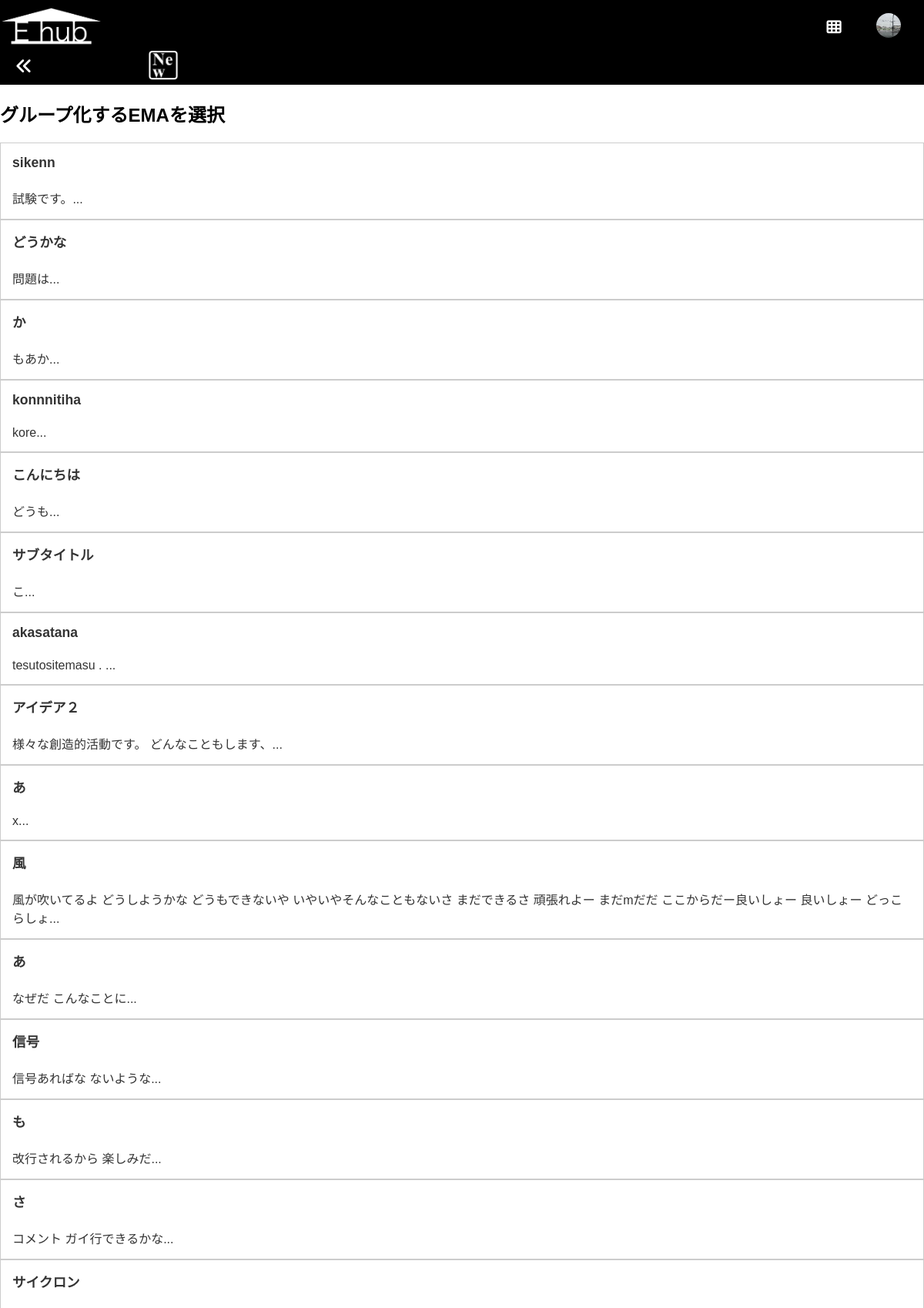
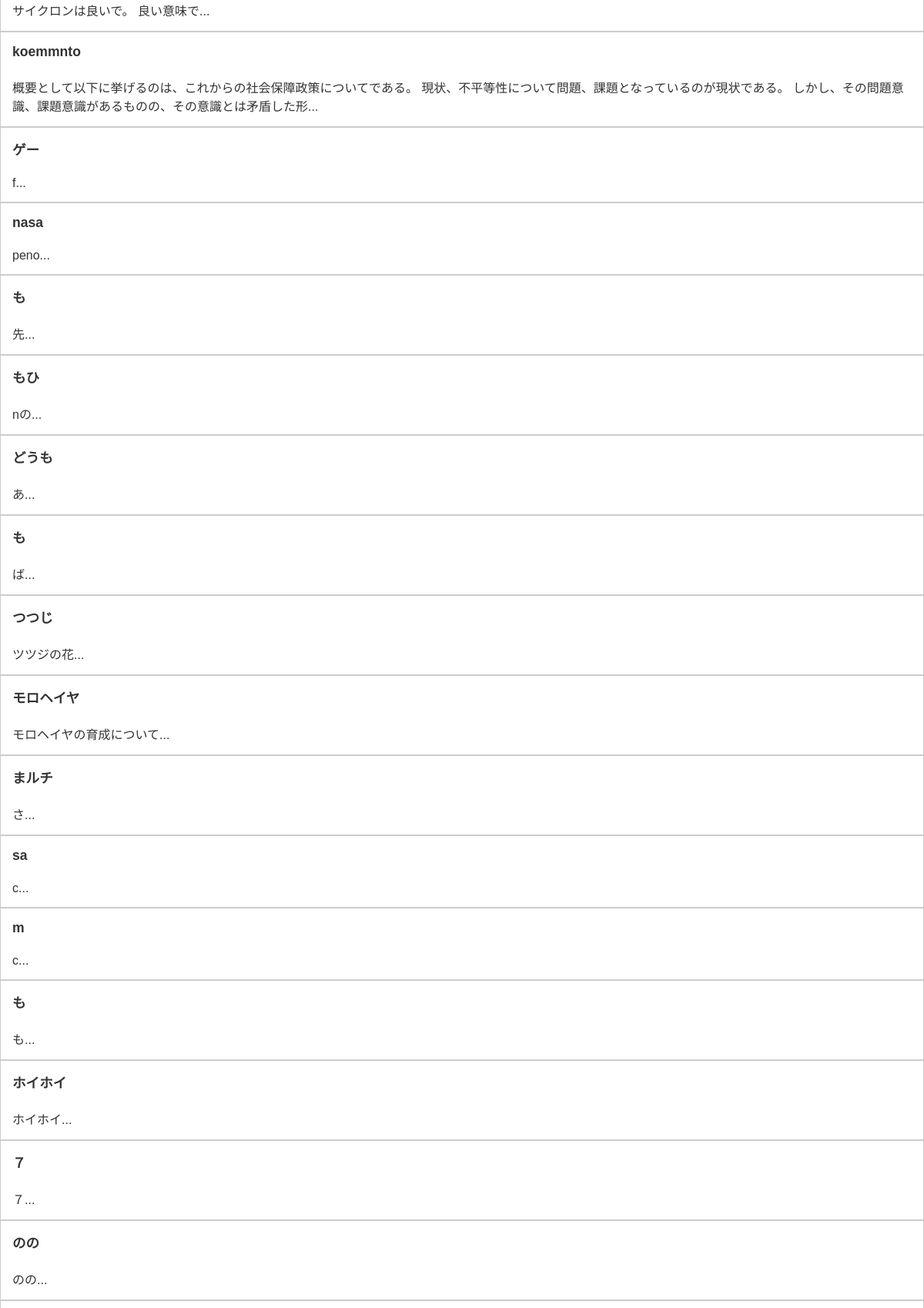
The app's page /group_plus (signed in, upper part) with its own data (2 pictures, top to bottom).
### models.py (models this page shows, shortened)
class User(UserMixin, db.Model):
    __tablename__ = 'user'  # 明示的にテーブル名を指定
    id = db.Column(db.Integer, primary_key=True)
    username = db.Column(db.String(64), nullable=False, unique=True)
    password_hash = db.Column(db.String(128), nullable=False)
    name = db.Column(db.String(100))
    birthdate = db.Column(db.Date)
    email = db.Column(db.String(120))
    topphoto = db.Column(db.String(255))  # 例: "user_1_topphoto.png"
    interests = db.relationship(
        'Category',
        secondary=user_interests,
        backref='users',
        lazy='dynamic'
    )
    ideas = db.relationship('Idea', backref='author', lazy='dynamic')
    notifications = db.relationship(
        'Notification',
        foreign_keys='Notification.user_id',
        backref='recipient',
        lazy='dynamic'
    )
    followers = db.relationship(
        'User',
        secondary=user_follows,
        primaryjoin=(user_follows.c.followed_id == id),
        secondaryjoin=(user_follows.c.follower_id == id),
        backref=db.backref('following', lazy='dynamic'),
        lazy='dynamic'
    )

class Idea(db.Model):
    id = db.Column(db.Integer, primary_key=True)
    title = db.Column(db.String(128), nullable=False)
    description = db.Column(db.Text, nullable=False)
    created_at = db.Column(db.DateTime, default=datetime.utcnow)
    author_id = db.Column(db.Integer, db.ForeignKey('user.id'), nullable=True)
    categories = db.relationship(
        'Category',
        secondary=idea_categories,
        backref='ideas',
        lazy='dynamic'
    )
    comments = db.relationship('Comment', backref='idea', lazy='dynamic')
    followers = db.relationship(
        'User',
        secondary='idea_followers',
        backref='followed_ideas'
    )
    flowers = db.relationship(
        'User',
        secondary=idea_flowers,
        backref='flowered_ideas'
    )

### app.py (the view)
@app.route('/group_plus')
@login_required
def group_plus():
    ungrouped_ideas = Idea.query.filter_by(author_id=current_user.id)\
                                .order_by(Idea.id.desc()).all()
    return render_template('group_plus.html',
                           ungrouped_ideas=ungrouped_ideas)

### app.py (called while the page is built)
@login_manager.user_loader
def load_user(user_id):
    return User.query.get(int(user_id))

### templates/group_plus.html
{% extends "base.html" %}
{% block content %}
<h2>グループ化するEMAを選択</h2>
<div class="card-container">
    {% for idea in ungrouped_ideas %}
    <a href="{{ url_for('group_select_users', idea_id=idea.id) }}" class="card">
        <strong>{{ idea.title }}</strong><br>
        {{ idea.description[:100] }}...
    </a>
    {% endfor %}
</div>
{% endblock %}

### templates/base.html (shortened to what this page needs)
<!DOCTYPE html>
<html lang="ja">
<head>
    <link rel="stylesheet"
      href="https://cdnjs.cloudflare.com/ajax/libs/font-awesome/6.2.0/css/all.min.css"
 />
    <link rel="stylesheet" href="{{ url_for('static', filename='style.css') }}">
</head>
<body class="{{ body_class|default('') }}">
    <header>
        <div class="header-left">
            <h1>
                <a href="{{ url_for('index') }}">
                    <img src="{{ url_for('static', filename='images/ehub_logo.png') }}"
                        alt="Ehub Logo"
                        class="ehub-logo">
                </a>
            </h1>
        </div>
        <div class="header-right" style="display: flex; align-items: center; justify-content: flex-end; gap: 15px;">
          <div class="app-menu-container">
              <button type="button" class="app-menu-btn">
                  <i class="fa-solid fa-th"></i>
              </button>
          </div>
          {% if current_user.is_authenticated %}
          <div class="user-settings-container">
              <a href="{{ url_for('my_user_info') }}">
                  {% if current_user.topphoto %}
                      <img src="{{ url_for('static', filename='uploads/' ~ current_user.topphoto) }}"
                          alt="Profile"
                          class="topphoto-icon">
                  {% else %}
                      <i class="fa-solid fa-user"></i>
                  {% endif %}
              </a>
          </div>
          {% endif %}
      </div>
      <a href="javascript:history.back();" class="back-button-link">
        <i class="fa-solid fa-angles-left"></i>
      </a>
      <a href="{{ url_for('recent_page') }}" class="recent-icon-link">
        <img src="{{ url_for('static', filename='images/new_recent_icon.png') }}"
            alt="New"
            class="recent-icon-img" />
      </a>
    </header>
    <main>
        {% block content %}{% endblock %}
    </main>
</body>
</html>

### static/style.css (style rules this page uses)
body { font-family: Arial, sans-serif; margin: 0; padding: 0; background-color: #fff; color: #000; }
.header, nav, main { padding: 20px; }
html, body { margin: 0; padding: 0; box-sizing: border-box; }
header { background: #000; padding: 20px; display: flex; justify-content: space-between; align-items: center; position: fixed; top: 0; height: 110px; left: 0; right: 0; z-index: 9999; }
.header-left h1, .header-left h1 a { margin: 0; color: #333; text-decoration: none; font-size: 1.5em; }
.header-right a { margin-left: 15px; text-decoration: none; color: #333; font-size: 0.9em; }
main { background-color: #fff; height: calc(100vh - (110px + 0px)); overflow-y: auto; overflow-x: hidden; width: 100%; max-width: none; margin: 0; padding: 0; box-sizing: border-box; padding-top: 110px !important; padding-bottom: 0px; margin-bottom: 0 !important; }
.app-menu-container { position: relative; display: inline-block; z-index: 999999 !important; margin-right: 15px; }
.app-menu-btn { background: none; border: none; cursor: pointer; font-size: 1.2em; color: #333; text-decoration: none; padding: 0; }
.user-settings-container { position: relative; display: inline-block; margin-left: 15px; }
.card-container { width: 100%; margin: 0 auto; display: flex; flex-direction: column; gap: 0px; }
.card { display: block; width: 100%; border: 1px solid #ccc; border-radius: 0px; background-color: #fff; color: #333; text-decoration: none; text-align: left; padding: 15px; box-sizing: border-box; transition: box-shadow 0.2s ease, transform 0.2s ease; }
.card strong { font-size: 1.1em; margin-bottom: 5px; display: block; }
body { font-family: Arial, sans-serif; margin: 0; padding: 0; }

### templates/base.html (style rules this page uses)
.header-left h1 { margin: 0; }
.header-left h1 a { text-decoration: none; color: #333; }
.header-right a { margin-left: 20px; text-decoration: none; color: #333; }
.ehub-logo { max-height: 50px; height: auto; width: auto; display: block; }
body { margin: 0; padding: 0; font-family: Arial, sans-serif; }
header { background: #000; padding: 0px; display: flex; justify-content: space-between; align-items: center; position: fixed; top: 0; left: 0; right: 0; z-index: 9999; height: 110px; }
.header-right { display: flex; align-items: center; justify-content: flex-end; gap: 15px; }
.app-menu-container { position: relative; display: inline-block; margin-right: 15px; }
.app-menu-btn { background: none; border: none; cursor: pointer; font-size: 1.2em; color: #fff; width: 40px; height: 40px; display: flex; align-items: center; justify-content: center; }
.user-settings-container { position: relative; display: inline-block; margin-left: 15px; }
.topphoto-icon { width: 32px; height: 32px; position: relative; left: -30px; border-radius: 50%; object-fit: cover; }
.app-menu-btn { background: none; border: none; cursor: pointer; font-size: 1.2em; color: #fff; }
.ehub-logo, .app-menu-container, .user-settings-container { transform: translateY(-20px); }
.back-button-link { position: absolute; bottom: 10px; left: 20px; color: #fff; font-size: 1.4em; text-decoration: none; transform: none; }
.recent-icon-link { position: absolute; bottom: 5px; left: 16%; width: 40px; height: 40px; text-decoration: none; cursor: pointer; }
.recent-icon-img { width: 100%; height: auto; border-radius: 5px; display: block; }

### records on screen
User: topphoto (picture)
Idea: title "sikenn", description "試験です。"
Idea: title "どうかな", description "問題は"
Idea: title "か", description "もあか"
Idea: title "konnnitiha", description "kore"
Idea: title "こんにちは", description "どうも"
Idea: title "サブタイトル", description "こ"
Idea: title "akasatana", description "tesutositemasu ."
Idea: title "アイデア２", description "様々な創造的活動です。 どんなこともします、"
Idea: title "あ", description "x"
Idea: title "風", description "風が吹いてるよ どうしようかな どうもできないや いやいやそんなこともないさ まだできるさ 頑張れよー まだmだだ ここからだー良いしょー 良いしょー どっこらしょ"
Idea: title "あ", description "なぜだ こんなことに"
Idea: title "信号", description "信号あればな ないような"
Idea: title "も", description "改行されるから 楽しみだ"
Idea: title "さ", description "コメント ガイ行できるかな"
Idea: title "サイクロン", description "サイクロンは良いで。 良い意味で"
Idea: title "koemmnto", description "概要として以下に挙げるのは、これからの社会保障政策についてである。 現状、不平等性について問題、課題となっているのが現状である。 しかし、その問題意識、課題意識があるものの、その意識とは矛盾した形"
Idea: title "ゲー", description "f"
Idea: title "nasa", description "peno"
Idea: title "も", description "先"
Idea: title "もひ", description "nの"
Idea: title "どうも", description "あ"
Idea: title "も", description "ば"
Idea: title "つつじ", description "ツツジの花"
Idea: title "モロヘイヤ", description "モロヘイヤの育成について"
Idea: title "まルチ", description "さ"
Idea: title "sa", description "c"
Idea: title "m", description "c"
Idea: title "も", description "も"
Idea: title "ホイホイ", description "ホイホイ"
Idea: title "７", description "７"
Idea: title "のの", description "のの"
